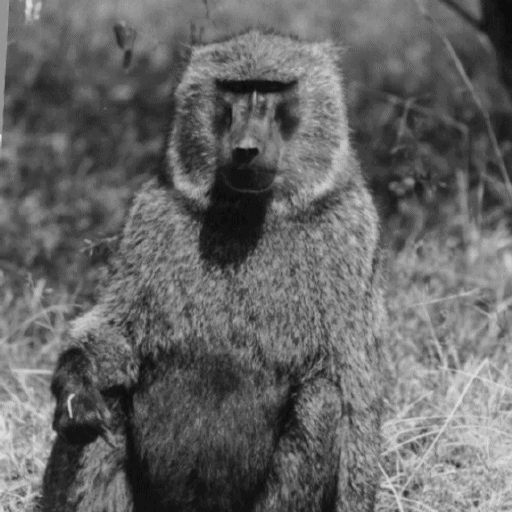
#> input picture 5.gif, 512 x 512 px
$ python question_2.py
#> lines starting #> are read from the running program, lines starting #| are printed output that depends on the picture
import numpy as np
from PIL import Image
import matplotlib.pyplot as plt


def _load_and_validate_image(img_path, dtype=None):
    """Load and validate a grayscale image."""
#> called with img_path = '5.gif'
    # Load the image
    img = Image.open(img_path)
#> img is the input picture: PIL image 512x512 L; min 12, max 230, mean 101.8

    # Verify if the image is grayscale
    if img.mode != 'L':
        raise ValueError("Image must be grayscale")

    # Convert PIL image to numpy array
    if dtype is not None:
        img_array = np.array(img, dtype=dtype)
    else:
        img_array = np.array(img)

    # Verify dimensions (should be 512x512)
    if img_array.shape != (512, 512):
        raise ValueError(f"Image must be 512x512, got {img_array.shape}")

    return img_array

def get_sampled_image(image, D, sense='mse'):
    """
    Crops an image to 512x512 and subsamples it by factor D in the MSE sense.

    The 'MSE sense' implies that for every DxD block, we choose a single value
    that minimizes the Mean Squared Error for that block. Mathematically,
    this optimal value is the arithmetic mean of the pixels in the block.

    Args:
        image (numpy.ndarray): Input grayscale image (2D array).
        D (int): Subsampling factor (e.g., 2, 4, 8...).
        sense (str): 'mse' for Mean Squared Error (uses mean),
                'mad' for Mean Absolute Difference (uses median).

    Returns:
        numpy.ndarray: The subsampled image, after reconstruction to original size (512x512).

    Raises:
        ValueError: If the input image is smaller than 512x512.
    """

    # Ensure the image is a numpy array with Yonatan's function

    # Check if image dimensions are sufficient
    rows, cols = image.shape
    if rows < 512 or cols < 512:
        raise ValueError(f"Input image size ({rows}x{cols}) is smaller than the required 512x512.")

    # Crop the image to exactly 512x512 (top-left crop)
    img_cropped = image[:512, :512]

    # Calculate the new dimensions
    # We assume 512 is divisible by D (since D are powers of 2: 2, 4, 8... 256)
    new_h = 512 // D
    new_w = 512 // D

    # We reshape to (new_h, D, new_w, D) so we can operate on the 'D' axes
    img_reshaped = img_cropped.reshape(new_h, D, new_w, D)

    if sense.lower() == 'mse':
        # Optimal constant for MSE (L2 norm) is the Mean
        return img_reshaped.mean(axis=(1, 3))
    elif sense.lower() == 'mad':
        # Optimal constant for MAD (L1 norm) is the Median
        return np.median(img_reshaped, axis=(1, 3))
    else:
        raise ValueError(f"Unsupported sense: {sense}. Please use 'mse' or 'mad'.")


def reconstruct_image(sampled_image, D):
    """
    Reconstructs the full-size image from the subsampled version by repeating
    values D times in both dimensions (piecewise constant interpolation).
    """
    # Repeat elements D times along axis 0 (rows) and axis 1 (cols)
    return sampled_image.repeat(D, axis=0).repeat(D, axis=1)


def plot_error_vs_d(filepath, sense='mse'):
    """
    Calculates MSE for D = 2^1 to 2^8 and plots the result as a graph.

    Args:
        filepath (str): Path to the grayscale image.
        sense (str): 'mse' or 'mad'. Determines sampling method and error metric.
    """

    original = _load_and_validate_image(filepath)

    # Ensure strict 512x512 crop
    if original.shape[0] < 512 or original.shape[1] < 512:
        raise ValueError("Image must be at least 512x512.")
    original = original[:512, :512]

    d_values = [2**i for i in range(1, 9)] # [2, 4, 8, ..., 256]
    error_values = []

    metric_name = "Mean Squared Error (MSE)" if sense == 'mse' else "Mean Absolute Difference (MAD)"

    print(f"Calculating {metric_name} for different D values...")
    for D in d_values:
        #Sample (using Mean for MSE or Median for MAD)
        sampled = get_sampled_image(original, D, sense=sense)

        reconstructed = reconstruct_image(sampled, D)

        # Calculate Error
        if sense == 'mse':
            error = np.mean((original - reconstructed) ** 2)
        else:
            error = np.mean(np.abs(original - reconstructed))

        error_values.append(error)
        print(f"D={D}: Error={error:.2f}")
#> this loop made 8 passes
#> (sampled, error) on pass 8: ([[88.71, 97.4], [90.46, 130.6]], 1630.4)
#> error on passes 1 to 6: 37.12, 105.7, 222.9, 382.6, 614.6, 863.2
#| D=2: Error=37.12
#| D=4: Error=105.67
#| D=8: Error=222.93
#| D=16: Error=382.58
#| D=32: Error=614.63
#| D=64: Error=863.20
#| D=128: Error=1199.99
#| D=256: Error=1630.35
#> pass 2, in plot_error_vs_d, `sampled = get_sampled_image(original, D, sense=sense)`:
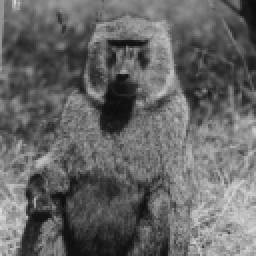
#> sampled: shape (128, 128) float64 (shown 2 times larger); min 12, max 219.7, mean 101.8
#> after the loop, error_values = [37.12, 105.7, 222.9, 382.6, 614.6, 863.2, 1200, 1630.4]

    # Plotting
    plt.figure(figsize=(10, 6))
    plt.plot(d_values, error_values, marker='o', linestyle='-', color='b')
    plt.title(f'{metric_name} vs. Subsampling Factor D')
    plt.xlabel('Subsampling Factor D')
    plt.ylabel(metric_name)
    plt.xscale('log', base=2) # Log scale makes powers of 2 evenly spaced
    plt.xticks(d_values, labels=d_values)
    plt.grid(True, which="both", ls="-", alpha=0.5)
    plt.show()
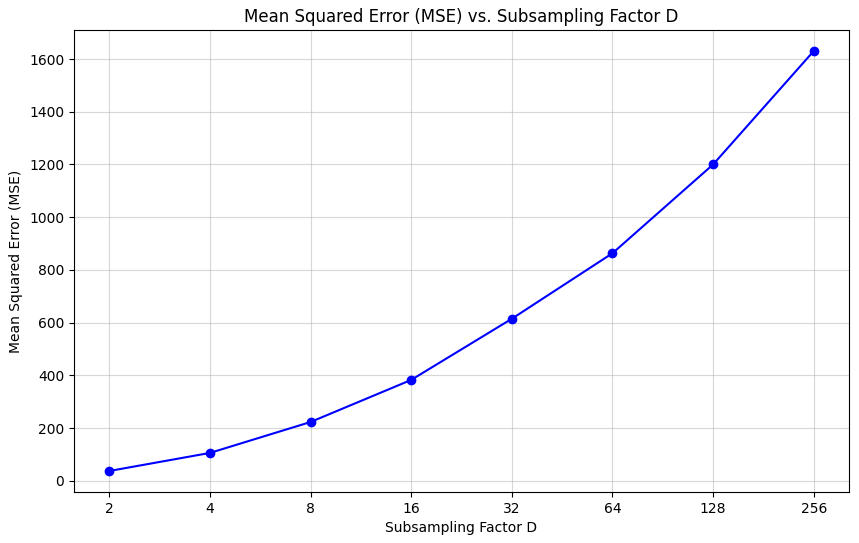
#> figure drawn by matplotlib, 1 panel


def display_sampled_images(filepath, sense='mse'):
    """
    Displays the raw subsampled images (smaller size) for D = 2^1 to 2^8.

    Args:
        filepath (str): Path to the grayscale image.
        sense (str): 'mse' or 'mad'.
    """
#> called with filepath = '5.gif', sense = 'mse'
    original = _load_and_validate_image(filepath)

    if original.shape[0] < 512 or original.shape[1] < 512:
        raise ValueError("Image must be at least 512x512.")
    original = original[:512, :512]

    d_values = [2**i for i in range(1, 9)]

    # Create a figure for the grid
    plt.figure(figsize=(15, 8))
    plt.suptitle(f"Subsampled Images (Sense: {sense.upper()}) - Raw Sizes", fontsize=16)

    for idx, D in enumerate(d_values):
        sampled = get_sampled_image(original, D, sense=sense)

        # Create a 2x4 grid
        plt.subplot(2, 4, idx + 1)
        # Use nearest interpolation to see exact pixels clearly, especially for small images
        plt.imshow(sampled, cmap='gray', vmin=0, vmax=255, interpolation='nearest')
        plt.title(f"D={D}\nSize: {sampled.shape}")
        plt.axis('off')
#> this loop made 8 passes
#> sampled on pass 8: [[88.71, 97.4], [90.46, 130.6]]
#> pass 3, in display_sampled_images, `sampled = get_sampled_image(original, D, sense=sense)`:
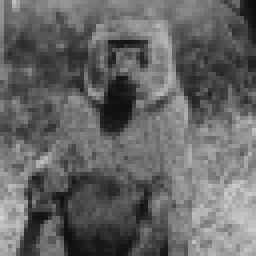
#> sampled: shape (64, 64) float64 (shown 4 times larger); min 12.11, max 210.8, mean 101.8

    plt.tight_layout()
    plt.subplots_adjust(hspace=0.4)
    plt.show()
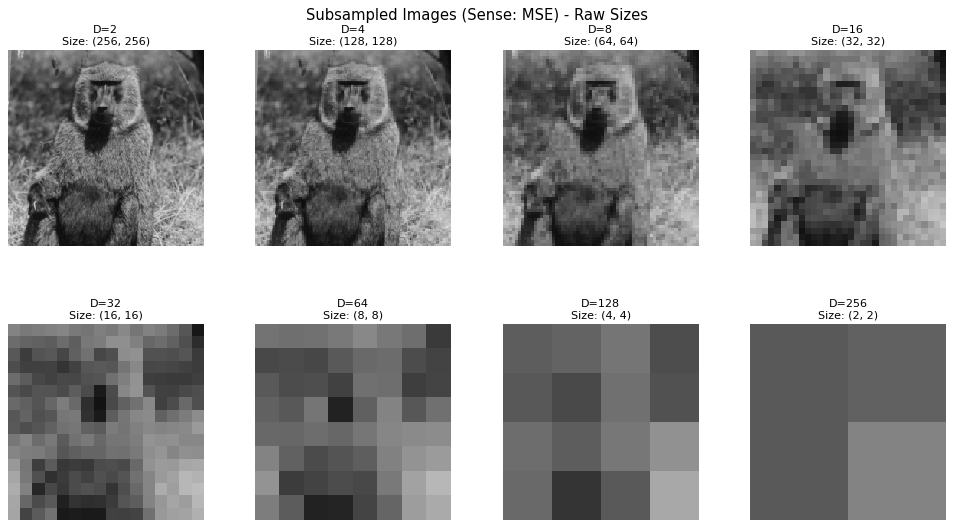
#> figure drawn by matplotlib, 8 panels


def display_reconstructed_images(filepath, sense='mse'):
    """
    Displays the reconstructed images (original size) for D = 2^1 to 2^8.

    Args:
        filepath (str): Path to the grayscale image.
        sense (str): 'mse' or 'mad'.
    """
#> called with filepath = '5.gif', sense = 'mse'
    original = _load_and_validate_image(filepath)

    if original.shape[0] < 512 or original.shape[1] < 512:
        raise ValueError("Image must be at least 512x512.")
    original = original[:512, :512]

    d_values = [2**i for i in range(1, 9)]

    plt.figure(figsize=(15, 8))
    plt.suptitle(f"Reconstructed Images (Sense: {sense.upper()}) - 512x512", fontsize=16)

    for idx, D in enumerate(d_values):
        sampled = get_sampled_image(original, D, sense=sense)
        reconstructed = reconstruct_image(sampled, D)

        plt.subplot(2, 4, idx + 1)
        plt.imshow(reconstructed, cmap='gray', vmin=0, vmax=255)
        plt.title(f"D={D}")
        plt.axis('off')

    plt.tight_layout()
    plt.subplots_adjust(hspace=0.4)
    plt.show()
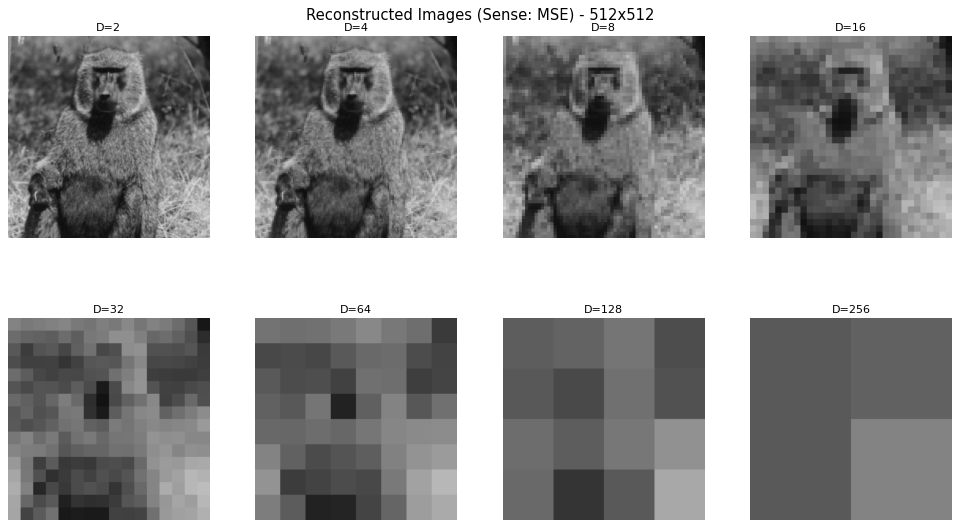
#> figure drawn by matplotlib, 8 panels

section_3_answer= """
We see that as D increases, the MSE increases as well. This is because larger D values mean more aggressive subsampling, leading to greater loss of detail in the image. We give to every DxD pixels block a single value (mean in case of MSE or median in case of MAD). As DxD get bigger - we stay with single value to describe more pixels, resulting in bigger loss. The piecewise constant interpolation used during reconstruction cannot fully recover the lost information, resulting in higher errors.

"""

if __name__ == "__main__":
    # For the assignment, make sure the image is at least 512x512
    img_path = '5.gif'

    import os
    if not os.path.exists(img_path):
        print(f"File not found: {img_path}")
        print("Please set 'img_path' in the main block to a valid image file.")
    else:
        print("--- Running MSE Analysis ---")
        # Plot MSE graph
        plot_error_vs_d(img_path, sense='mse')

        # Show visual results for MSE
        display_sampled_images(img_path, sense='mse')
        display_reconstructed_images(img_path, sense='mse')

        print("\n--- Running MAD Analysis ---")
        # Plot MAD graph
        plot_error_vs_d(img_path, sense='mad')
#> call 2 of plot_error_vs_d, with filepath = '5.gif', sense = 'mad'
#> the loop in plot_error_vs_d (call 2), `for D in d_values:` made 8 passes
#> (sampled, error) on pass 8: ([[86, 94], [86, 138]], 32.58)
#> error on passes 1 to 6: 3.89, 6.78, 10.37, 14.17, 18.34, 22.21
#| D=2: Error=3.89
#| D=4: Error=6.78
#| D=8: Error=10.37
#| D=16: Error=14.17
#| D=32: Error=18.34
#| D=64: Error=22.21
#| D=128: Error=27.66
#| D=256: Error=32.58
#> after the loop in plot_error_vs_d (call 2), `for D in d_values:`: error_values = [3.89, 6.78, 10.37, 14.17, 18.34, 22.21, 27.66, 32.58]
#> in plot_error_vs_d (call 2), `plt.show()`:
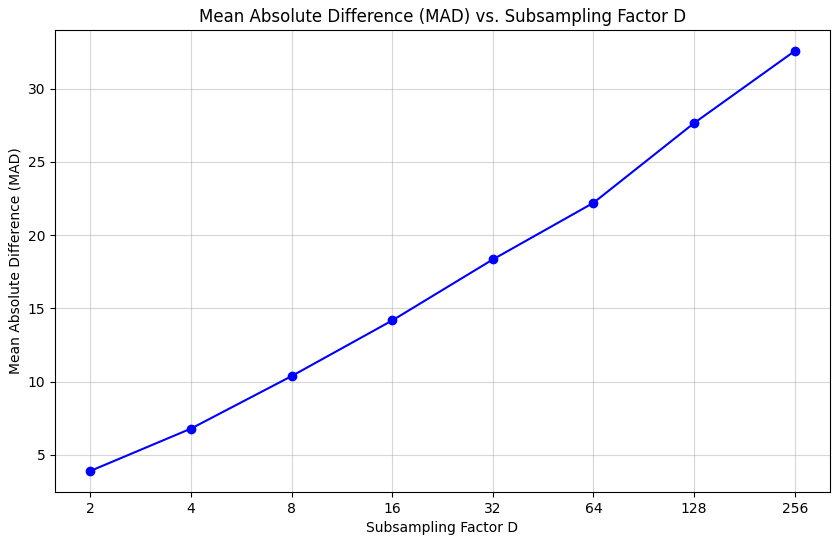
#> figure drawn by matplotlib, 1 panel

        # Show visual results for MAD
        display_sampled_images(img_path, sense='mad')
#> the loop in display_sampled_images (call 2), `for idx, D in enumerate(d_values):` made 8 passes
#> sampled on pass 8: [[86, 94], [86, 138]]
        display_reconstructed_images(img_path, sense='mad')
#> the loop in display_reconstructed_images (call 2), `for idx, D in enumerate(d_values):` made 8 passes
